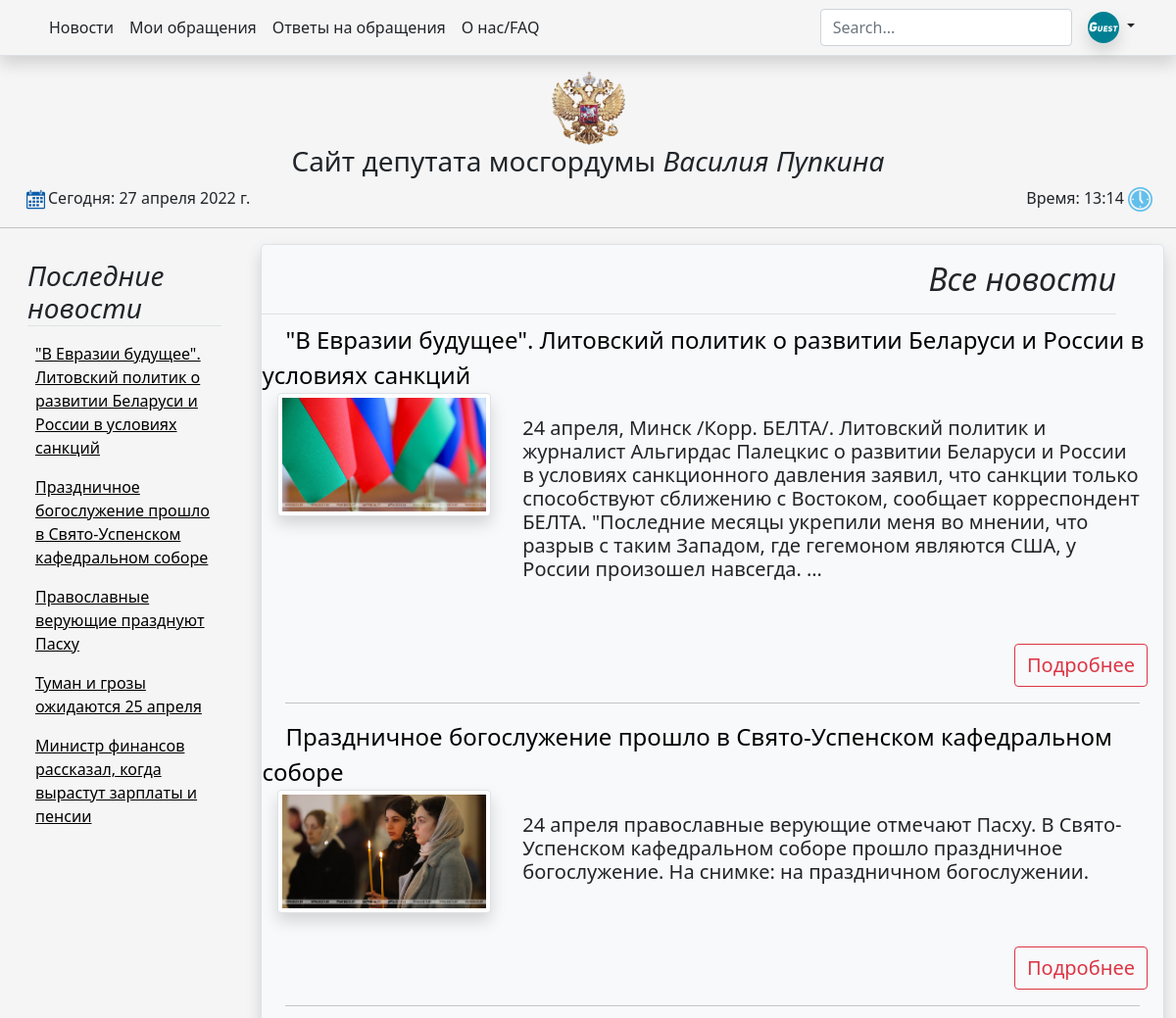
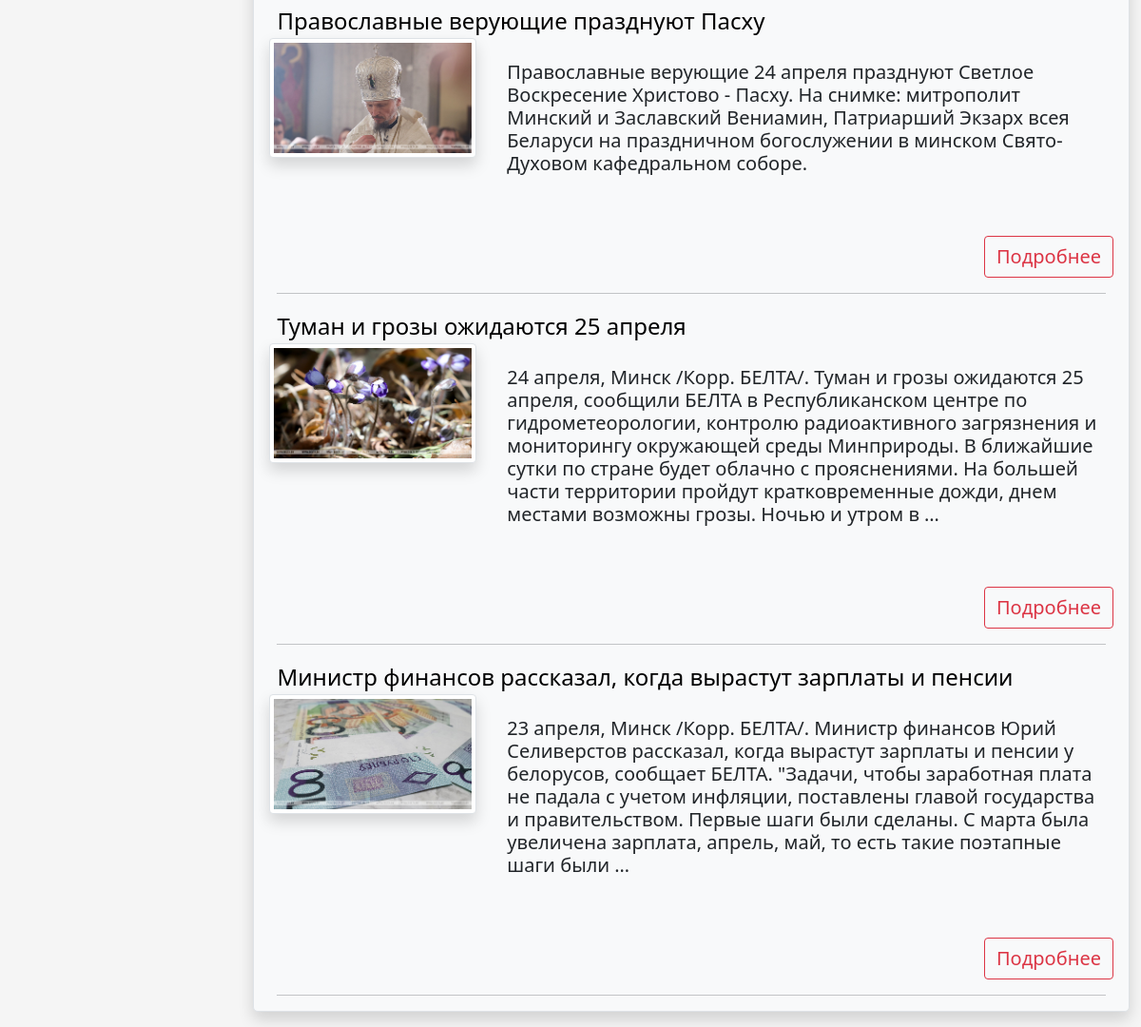
The page / on the database its author committed (2 pictures, top to bottom).
### gosduma/models.py (models this page shows, shortened)
class Posts(models.Model):
    name = models.CharField(max_length=255, verbose_name='Название')
    Photo = models.ImageField(upload_to="photos/posts/", verbose_name='Фото', null=True, blank=True,
                              default="media/notfoundwidth.png")
    Video = models.CharField(max_length=1000, blank=True, verbose_name='Видео (не обязательно)')
    description = models.TextField(blank=True, verbose_name='Описание')
    time_create = models.DateTimeField(auto_now_add=True, verbose_name='Время создания')
    time_update = models.DateTimeField(auto_now=True, verbose_name='Время последнего обновления')
    author = models.CharField(max_length=255)
    def get_absolute_url(self):
        return reverse('posts', kwargs={'post_id': self.pk})
    class Meta:
        verbose_name = 'пост'
        verbose_name_plural = 'посты'
        ordering = ['-id']

### gosduma/views.py (the view, shortened to what this page needs)
# urls.py: path('', index, name='index'),
def index(request):
    allposts = Posts.objects.all()
    allnames = Posts.objects.all()[:5]
    return render(request, 'index.html', {'header': 'Главная', 'posts': allposts, 'allnames': allnames})

### gosduma/views.py (called while the page is built)
@register.filter
def getamountmessages(user):
    print(user)
    a = RequestAnswer.objects.filter(answeron__author=user)
    print(a)
    b = 0
    for i in a:
        b += 1
    return b

@register.filter
def get_date(value):
    now = datetime.now()
    return now.date()

@register.filter
def get_time(value):
    now = datetime.now()
    return now.time()

### templates/index.html (shortened to what this page needs)
{% extends 'base.html' %}
{% block content %}
    <div class="container-fluid pb-3">
        <div class="d-grid gap-4" style="grid-template-columns: 1fr 4fr;">
            <div class="rounded-3">
                <h3 class="m-3 border-bottom"><i>Последние новости</i></h3>
                {% for p in allnames %}
                    <a href="{{ p.get_absolute_url }}" style="color: black"><p class="mx-4 my-3">{{ p.name }}</p></a>
                {% endfor %}
            </div>
            <div class="bg-light border rounded-3 shadow">
                <h2 class="b-5 me-5 border-bottom d-flex flex-row-reverse"><i class="my-3">Все новости</i></h2>
                {% for p in posts %}
                    <a class="mx-4 my-3 fs-4" style="text-decoration: none; color: black"
                       href="{{ p.get_absolute_url }}">{{ p.name }}</a>
                    <div class="d-grid gap-5" style="grid-template-columns: 1fr 3fr;">
                        <div>
                            <a href="{{ p.get_absolute_url }}">
                                <img class="img-thumbnail ms-3 shadow custom" src="{{ p.Photo.url }}"
                                     alt="Фото">
                            </a>
                        </div>
                        <div>
                            <h5 class="mt-4 fw-light me-4">{{ p.description|truncatewords:50 }}</h5>
                            <div class="d-flex flex-row-reverse mt-5">
                                <a type="button" class="custom btn btn-outline-danger m-3 mb-0 d-flex fs-5"
                                   href="{{ p.get_absolute_url }}">Подробнее</a>
                            </div>
                        </div>
                    </div>
                    <hr class="mx-4">
                {% endfor %}
            </div>
        </div>
    </div>
{% endblock %}

### templates/base.html (shortened to what this page needs)
{% load static %}
<!doctype html>
<html lang="en">
<head>
    <link href="https://cdn.jsdelivr.net/npm/bootstrap@5.1.3/dist/css/bootstrap.min.css" rel="stylesheet"
>
</head>
<body>
<header class="p-2 mb-3 border-bottom shadow sticky-top mw-100" style="background-color: whitesmoke">
    <div class="container">
        <div class="d-flex flex-wrap align-items-center justify-content-center justify-content-lg-start">
            <ul class="nav col-12 col-lg-auto me-lg-auto mb-2 justify-content-center mb-md-0">
                <li><a href="{% url 'index' %}" class="nav-link px-2 link-dark">Новости</a></li>
                {% if user.is_superuser %}
                    <li><a class="nav-link px-2 link-dark text-muted">Мои обращения</a></li>
                    <li><a class="nav-link px-2 link-dark text-muted">Ответы на обращения</a></li>
                {% else %}
                    <li><a href="{% url 'all_request' 'my' %}" class="nav-link px-2 link-dark">Мои обращения</a></li>
                    <li><a href="{% url 'my_answers' %}" class="nav-link px-2 link-dark">Ответы на обращения
                    </a>
                    </li>
                {% endif %}
                <li><a href="{% url 'about' %}" class="nav-link px-2 link-dark">О нас/FAQ</a></li>
            </ul>
            <form class="col-12 col-lg-auto mb-3 mb-lg-0 me-lg-3">
                <input type="search" class="form-control" placeholder="Search..." aria-label="Search">
            </form>
            <div class="dropdown text-end">
                <a href="#" class="d-block link-dark text-decoration-none dropdown-toggle" id="dropdownUser1"
                   data-bs-toggle="dropdown" aria-expanded="false">
                    {% if user.is_authenticated %}
                        <i>{{ user.username }}</i>
                        {% if user.is_superuser %}
                            {% for ass in backends.associated %}
                                {% if ass.provider == 'facebook' %}
                                    <img src="{{ ass.extra_data.picture.data.url }}" alt="mdo" width="32"
                                         height="32"
                                         class="rounded-circle shadow">
                                {% elif ass.provider == 'google-oauth2' %}
                                    <img src="{% static 'google.png' %}" alt="mdo" width="32" height="32"
                                         class="rounded-circle shadow">
                                {% elif ass.provider == 'vk-oauth2' %}
                                    <img src="{{ ass.extra_data.photo }}" alt="mdo" width="32" height="32"
                                         class="rounded-circle shadow">
                                    {% else %}
                                    <img src="{% static 'admin.png' %}" alt="mdo" width="32" height="32"
                                 class="rounded-circle shadow">
                                {% endif %}
                            {% endfor %}
                            </a>
                            <ul class="dropdown-menu text-small" aria-labelledby="dropdownUser1">
                                <li><a class="dropdown-item" href="{% url 'addnewpost' %}">Добавить новость</a></li>
                                <li><a class="dropdown-item" href="{% url 'all_request' 'all' %}">Посмотреть
                                    обращения</a></li>
                                <li><a class="dropdown-item" href="/admin">Админ-панель</a></li>
                                <li>
                                    <hr class="dropdown-divider">
                                </li>
                                <li><a class="dropdown-item" href="{% url 'logout' %}">Выйти</a></li>
                            </ul>
                        {% else %}
                            {% for ass in backends.associated %}
                                {% if ass.provider == 'facebook' %}
                                    <img src="{{ ass.extra_data.picture.data.url }}" alt="mdo" width="32"
                                         height="32"
                                         class="rounded-circle shadow">
                                {% elif ass.provider == 'google-oauth2' %}
                                    <img src="{% static 'google.png' %}" alt="mdo" width="32" height="32"
                                         class="rounded-circle shadow">
                                {% elif ass.provider == 'vk-oauth2' %}
                                    <img src="{{ ass.extra_data.photo }}" alt="mdo" width="32" height="32"
                                         class="rounded-circle shadow">
                                {% endif %}
                            {% endfor %}
                            </a>
                            <ul class="dropdown-menu text-small" aria-labelledby="dropdownUser1">
                                <li><a href="{% url 'addnewrequest' %}" class="dropdown-item">Создать обращение</a></li>
                                <li>
                                    <hr class="dropdown-divider">
                                </li>
                                <li><a class="dropdown-item" href="{% url 'logout' %}">Выйти</a></li>
                            </ul>
                        {% endif %}
                    {% else %}
                        <img src="{% static 'guest.png' %}" alt="mdo" width="32" height="32"
                             class="rounded-circle shadow">
                        </a>
                    {% endif %}
            </div>
        </div>
    </div>
</header>
<div class="d-flex justify-content-center">
    <img rel="shortcut icon" src="{% static 'gerb.png' %}" alt="Герб" style="height: 75px">
</div>
<h3 class="d-flex justify-content-center">Сайт депутата мосгордумы&nbsp;<i>Василия Пупкина</i></h3>
<div class="d-flex justify-content-between">
    <div class="ms-4"><img src="{% static 'date.png' %}" style="height: 25px"
                           alt="Дата"><a>Сегодня: {{ a|get_date }}</a></div>
    <div class="me-4"> Время: {{ a|get_time }} <img src="{% static 'time.png' %}" style="height: 25px" alt="Время">
    </div>
</div>
<hr>
{% block content %}
{% endblock %}
</body>
</html>

### templates/base.html (style rules this page uses)
body { background-color: whitesmoke; }

### rows shown on the page
Posts: name "\"В Евразии будущее\". Литовский политик о развитии Беларуси и России в условиях санкций", Photo (picture), description "24 апреля, Минск /Корр. БЕЛТА/. Литовский политик и журналист Альгирдас Палецкис о развитии Беларуси и России в условиях санкционного давления заявил, что санкции только способствуют сближению с Востоком, сообщает корреспондент БЕЛТА. \"Последние месяцы укрепили меня во мнении, что разрыв с таким Западом, где гегемоном являются США, у России произошел навсегда. …"
Posts: name "Праздничное богослужение прошло в Свято-Успенском кафедральном соборе", Photo (picture), description "24 апреля православные верующие отмечают Пасху. В Свято-Успенском кафедральном соборе прошло праздничное богослужение. На снимке: на праздничном богослужении."
Posts: name "Православные верующие празднуют Пасху", Photo (picture), description "Православные верующие 24 апреля празднуют Светлое Воскресение Христово - Пасху. На снимке: митрополит Минский и Заславский Вениамин, Патриарший Экзарх всея Беларуси на праздничном богослужении в минском Свято-Духовом кафедральном соборе."
Posts: name "Туман и грозы ожидаются 25 апреля", Photo (picture), description "24 апреля, Минск /Корр. БЕЛТА/. Туман и грозы ожидаются 25 апреля, сообщили БЕЛТА в Республиканском центре по гидрометеорологии, контролю радиоактивного загрязнения и мониторингу окружающей среды Минприроды. В ближайшие сутки по стране будет облачно с прояснениями. На большей части территории пройдут кратковременные дожди, днем местами возможны грозы. Ночью и утром в …"
Posts: name "Министр финансов рассказал, когда вырастут зарплаты и пенсии", Photo (picture), description "23 апреля, Минск /Корр. БЕЛТА/. Министр финансов Юрий Селиверстов рассказал, когда вырастут зарплаты и пенсии у белорусов, сообщает БЕЛТА. \"Задачи, чтобы заработная плата не падала с учетом инфляции, поставлены главой государства и правительством. Первые шаги были сделаны. С марта была увеличена зарплата, апрель, май, то есть такие поэтапные шаги были …"

### other values the page prints
{{ a|get_date }} "27 апреля 2022 г."
{{ a|get_time }} "13:14"
